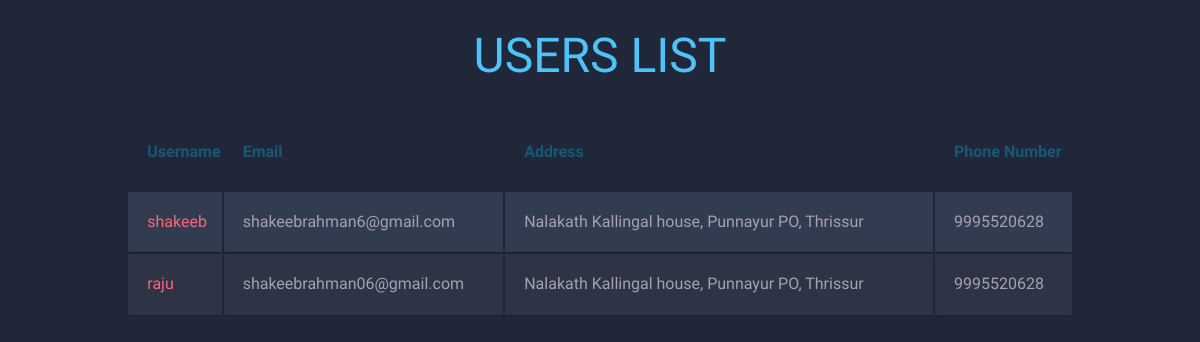
Page /u_list/ on the earlier database version.
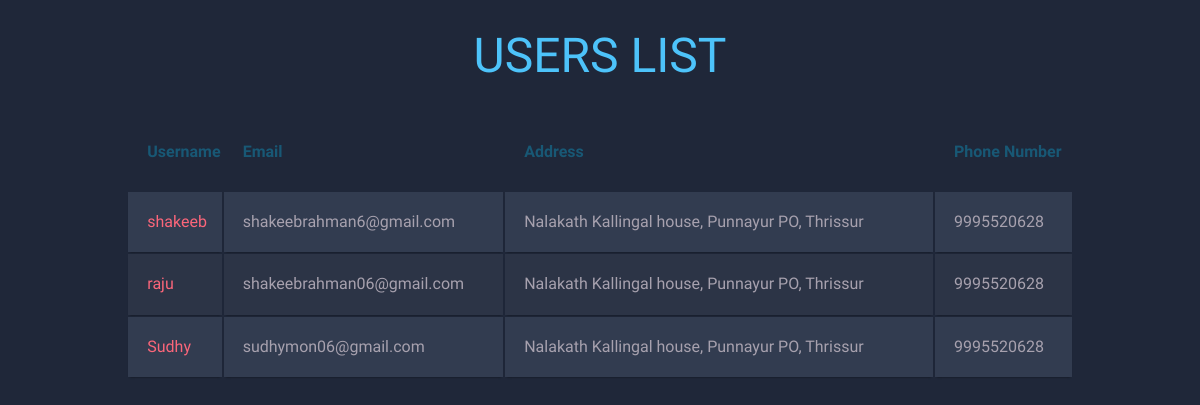
Same page on the later database version.
### main/models.py (models this page shows)
class reg(models.Model):
    username=models.OneToOneField(User,on_delete=models.CASCADE,related_name='profile')
    email=models.CharField(max_length=30)
    psw=models.CharField(max_length=30)
    address=models.CharField(max_length=50)
    phone=models.IntegerField()

### main/views.py (the view)
# urls.py: path('u_list/',views.u_list,name='u_list'),
def u_list(request):
    data=reg.objects.all()
    return render(request,'u_list.html',{'data':data})

### main/templates/u_list.html (shortened to what this page needs)
<!DOCTYPE html>
<html lang="en">
<head>
  <h1>USERS LIST </h1>
<table class="container">
	<thead>
		<tr>
			<th><h1>Username</h1></th>
			<th><h1>Email</h1></th>
			<th><h1>Address</h1></th>
			<th><h1>Phone Number</h1></th>
		</tr>
	</thead>
	<tbody>
    {% for i in data %}
		<tr>
			<td>{{i.username}}</td>
			<td>{{i.email}}</td>
      <td>{{i.address}}</td>
			<td>{{i.phone}}</td>
      </tr>
      {% endfor %}
	</tbody>
</table>
</body>
</html>

Differences in the rows shown:
added reg: username "Sudhy", email "sudhymon06@gmail.com", address "Nalakath Kallingal house, Punnayur PO, Thrissur", phone "9995520628"
